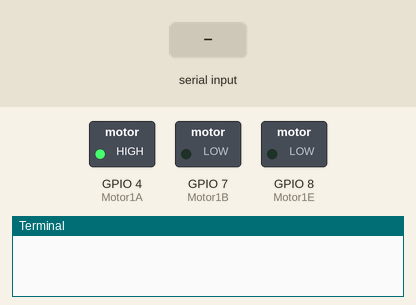
A program run on a simulated Raspberry Pi (BCM pin numbers). Shown: switched loads named in the program (green lamp = pin HIGH), the last lines printed to the terminal. The test bench sets the inputs (shaded band).

Above: at 1.2 s.
1.3 s: "w" typed at the terminal
At 1.8 s:
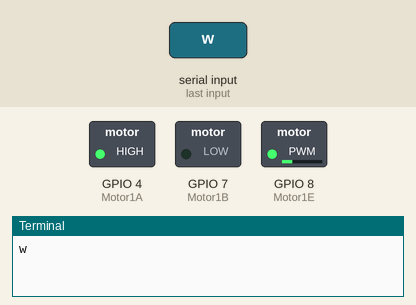
2.8 s: "a" typed at the terminal
At 4.5 s:
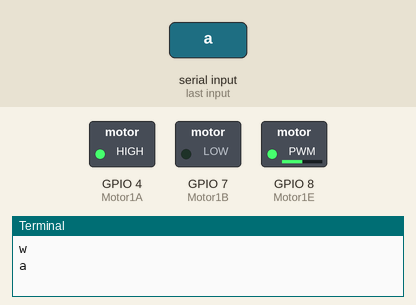
4.8 s: "d" typed at the terminal
At 6.1 s:
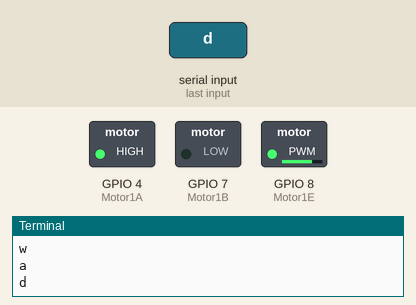
6.8 s: "s" typed at the terminal
At 7.6 s:
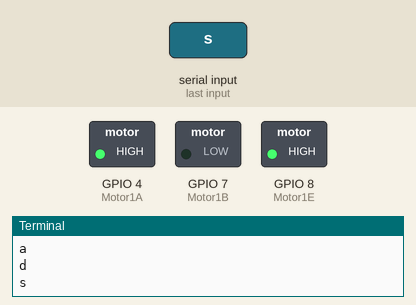
Timing chart, 0 to 9.8 s (numbered marks = the images above; inputs shaded):
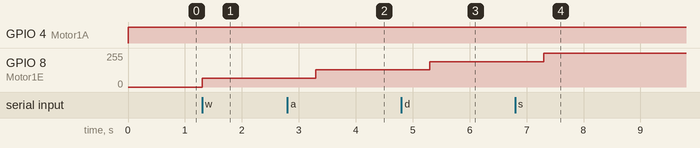

The program:

pwm.py
```python
# This programm takes the measurments and then dicides where to drive

import RPi.GPIO as GPIO
import time
from time import sleep

GPIO.setmode(GPIO.BCM)

timer_motor_on = 1

# ________Motor_______-

Motor1A = 4
Motor1B = 7
Motor1E = 8

GPIO.setup(Motor1A, GPIO.OUT)
GPIO.setup(Motor1B, GPIO.OUT)
GPIO.setup(Motor1E, GPIO.OUT)

pwm = GPIO.PWM(Motor1E, 100)
pwm.start(0)

def goforward():
    # print("Going forwards")
    GPIO.output(Motor1A, GPIO.HIGH)
    GPIO.output(Motor1B, GPIO.LOW)
    GPIO.output(Motor1E, GPIO.HIGH)


    sleep(1)
    # print("Now stop")
    GPIO.output(Motor1E, GPIO.LOW)


if __name__ == '__main__':
    try:
        p = True
        goforward()
        while p:
            data = raw_input()
            if (data == 'w'):
                pwm.ChangeDutyCycle(25)
                GPIO.output(8, True)
                sleep(2)
                GPIO.output(8, False)
            if (data == "a"):
                pwm.ChangeDutyCycle(50)
                GPIO.output(8, True)
                sleep(2)
                GPIO.output(8, False)
            if (data == "d"):
                pwm.ChangeDutyCycle(75)
                GPIO.output(8, True)
                sleep(2)
                GPIO.output(8, False)
            if (data == "s"):
                pwm.ChangeDutyCycle(100)
                GPIO.output(8, True)
                sleep(2)
                GPIO.output(8, False)


    # Beim Abbruch durch STRG+C resetten
    except KeyboardInterrupt:
        print("")
        GPIO.cleanup()
```

Measured:
- after the input at 1.3 s, GPIO 8 (Motor1E): 0/255 → 64/255 at once
- after the input at 2.8 s, GPIO 8 (Motor1E): 64/255 → 128/255 after 0.50 s
- after the input at 4.8 s, GPIO 8 (Motor1E): 128/255 → 191/255 after 0.50 s
- after the input at 6.8 s, GPIO 8 (Motor1E): 191/255 → 255/255 after 0.50 s
